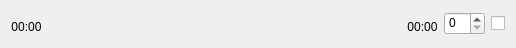
<?xml version="1.0" encoding="UTF-8"?>
<ui version="4.0">
 <class>VideoCutter</class>
 <widget class="QWidget" name="VideoCutter">
  <property name="geometry">
   <rect>
    <x>0</x>
    <y>0</y>
    <width>516</width>
    <height>48</height>
   </rect>
  </property>
  <property name="sizePolicy">
   <sizepolicy hsizetype="Preferred" vsizetype="Fixed">
    <horstretch>0</horstretch>
    <verstretch>0</verstretch>
   </sizepolicy>
  </property>
  <property name="windowTitle">
   <string>Form</string>
  </property>
  <layout class="QHBoxLayout" name="horizontalLayout_2">
   <item>
    <layout class="QHBoxLayout" name="horizontalLayout">
     <item>
      <layout class="QVBoxLayout" name="verticalLayout_5">
       <property name="spacing">
        <number>0</number>
       </property>
       <item>
        <layout class="QHBoxLayout" name="horizontalLayout_5">
         <property name="spacing">
          <number>0</number>
         </property>
         <item>
          <widget class="RangeSlider" name="widget" native="true"/>
         </item>
        </layout>
       </item>
       <item>
        <layout class="QHBoxLayout" name="horizontalLayout_4">
         <property name="spacing">
          <number>0</number>
         </property>
         <item>
          <widget class="QLabel" name="startTime">
           <property name="text">
            <string>00:00</string>
           </property>
           <property name="alignment">
            <set>Qt::AlignCenter</set>
           </property>
          </widget>
         </item>
         <item>
          <spacer name="horizontalSpacer">
           <property name="orientation">
            <enum>Qt::Horizontal</enum>
           </property>
           <property name="sizeHint" stdset="0">
            <size>
             <width>40</width>
             <height>20</height>
            </size>
           </property>
          </spacer>
         </item>
         <item>
          <widget class="QLabel" name="endTime">
           <property name="text">
            <string>00:00</string>
           </property>
           <property name="alignment">
            <set>Qt::AlignCenter</set>
           </property>
          </widget>
         </item>
        </layout>
       </item>
      </layout>
     </item>
     <item>
      <layout class="QHBoxLayout" name="horizontalLayout_3">
       <item>
        <widget class="QSpinBox" name="spinBox">
         <property name="alignment">
          <set>Qt::AlignLeading|Qt::AlignLeft|Qt::AlignTop</set>
         </property>
        </widget>
       </item>
       <item>
        <widget class="QCheckBox" name="checkBox">
         <property name="sizePolicy">
          <sizepolicy hsizetype="Fixed" vsizetype="Fixed">
           <horstretch>0</horstretch>
           <verstretch>0</verstretch>
          </sizepolicy>
         </property>
         <property name="minimumSize">
          <size>
           <width>0</width>
           <height>0</height>
          </size>
         </property>
         <property name="baseSize">
          <size>
           <width>0</width>
           <height>0</height>
          </size>
         </property>
         <property name="layoutDirection">
          <enum>Qt::RightToLeft</enum>
         </property>
         <property name="text">
          <string/>
         </property>
         <property name="iconSize">
          <size>
           <width>25</width>
           <height>25</height>
          </size>
         </property>
        </widget>
       </item>
      </layout>
     </item>
    </layout>
   </item>
  </layout>
 </widget>
 <customwidgets>
  <customwidget>
   <class>RangeSlider</class>
   <extends>QWidget</extends>
   <header>RangeSlider.h</header>
   <container>1</container>
  </customwidget>
 </customwidgets>
 <resources/>
 <connections/>
</ui>
